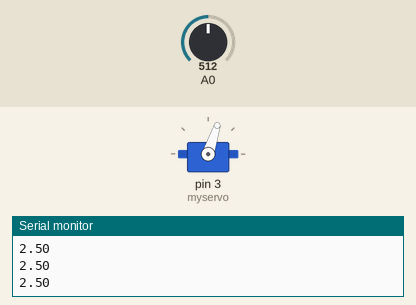
This sketch was run on a simulated Arduino Uno, built with avr-gcc and run on an emulated ATmega328P. On the bench: servo, the last lines printed to the serial monitor. Inputs (shaded band) come from the test bench; at power-on: A0 = 512.

Above: at 1.2 s.
1.3 s: A0 set to 716
At 2.4 s:
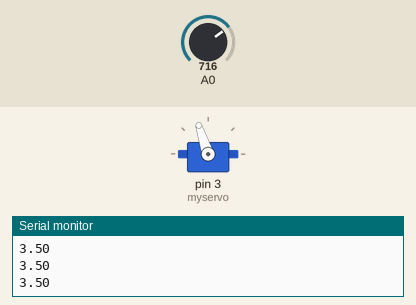
2.8 s: A0 set to 900
At 3.5 s:
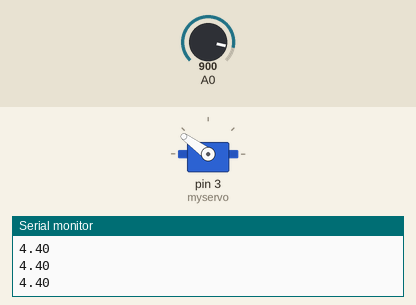
4.3 s: A0 set to 1023
At 5.5 s:
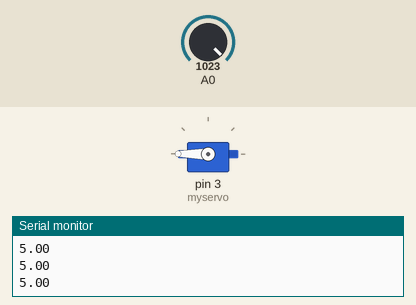
5.8 s: A0 set to 306
At 7.0 s:
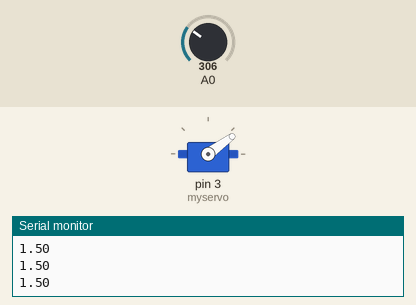
7.3 s: A0 set to 122
At 8.1 s:
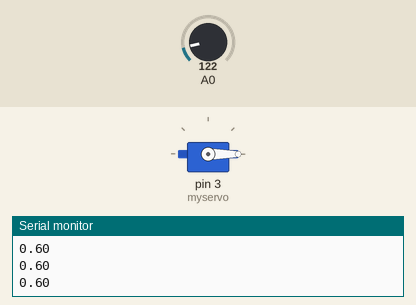
8.8 s: A0 set to 511
At 9.1 s:
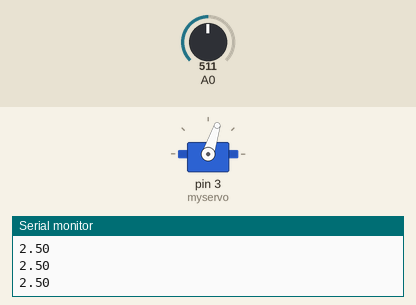
Timing chart, 0 to 11.3 s (numbered marks = the images above; inputs shaded):
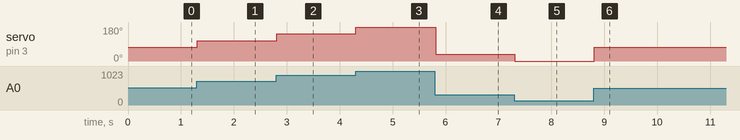

Measured:
- after the input at 1.3 s, servo on pin 3 (myservo): 72° → 108° at once
- after the input at 2.8 s, servo on pin 3 (myservo): 108° → 144° at once
- after the input at 4.3 s, servo on pin 3 (myservo): 144° → 180° at once
- after the input at 5.8 s, servo on pin 3 (myservo): 180° → 36° at once
- after the input at 7.3 s, servo on pin 3 (myservo): 36° → 0° at once
- after the input at 8.8 s, servo on pin 3 (myservo): 0° → 72° at once

The sketch:

Lab5_2.ino
```cpp
#include <Servo.h>
Servo myservo;
int val = 0;


void setup() {
  myservo.attach(3);
  Serial.begin(9600);
}

void loop() {
  val = analogRead(A0);
  float volt = val * (5.0 / 1023.0);
  Serial.println(volt);
  int degree = map(volt, 0, 5, 0, 180);
  myservo.write(degree);
}
```
